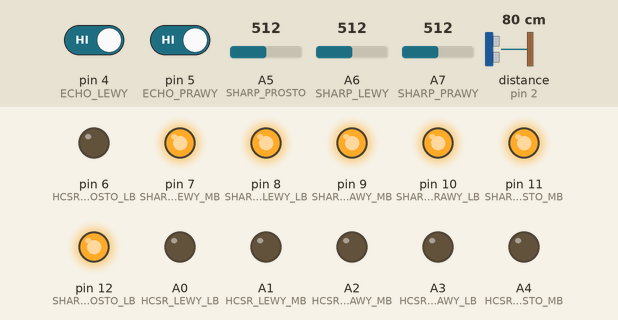
A sketch run on a simulated Arduino Nano, built with avr-gcc and run on an emulated ATmega328P. On the bench: output pins drawn as LEDs (lit = HIGH). Wiring (inferred from the names in the program): ultrasonic range finder: trigger pin 3; echo pin 2. Inputs (shaded band) come from the test bench; at power-on: distance to the obstacle (sensor on pin 2) 80 cm, A5 (SHARP_PROSTO) = 512, A6 (SHARP_LEWY) = 512, pin 4 (ECHO_LEWY) HIGH, pin 5 (ECHO_PRAWY) HIGH, A7 (SHARP_PRAWY) = 512. The echo pulse lasts 58.3 µs per cm; pins used as bus, display or sensor lines are not drawn.

Above: at 1.3 s.
1.4 s: distance to the obstacle (sensor on pin 2) set to 53 cm
2.9 s: distance to the obstacle (sensor on pin 2) set to 47 cm
At 4.2 s:
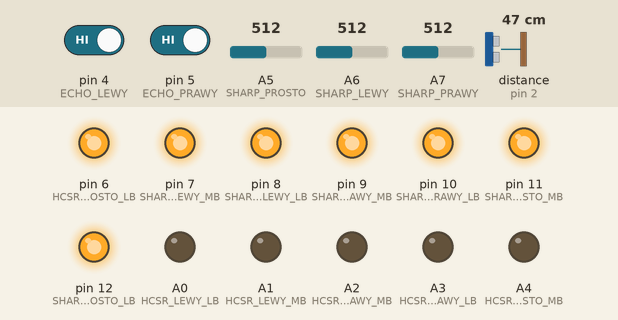
4.5 s: A5 (SHARP_PROSTO) set to 144
6.0 s: A5 (SHARP_PROSTO) set to 122
At 6.8 s:
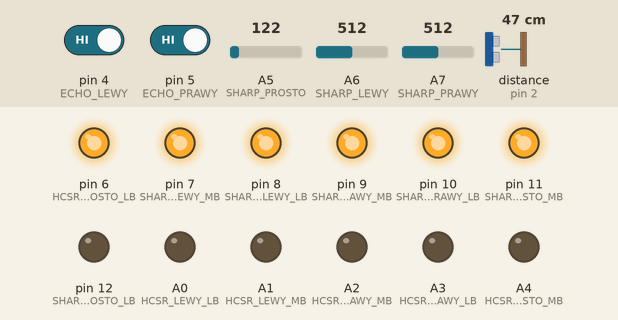
7.6 s: A6 (SHARP_LEWY) set to 143
9.1 s: A6 (SHARP_LEWY) set to 123
At 10.4 s:
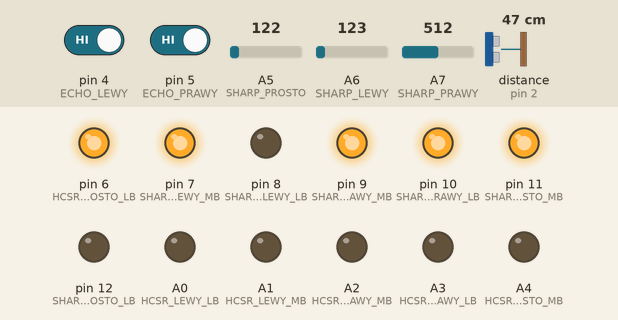
Timing chart, 0 to 11.7 s (numbered marks = the images above; inputs shaded):
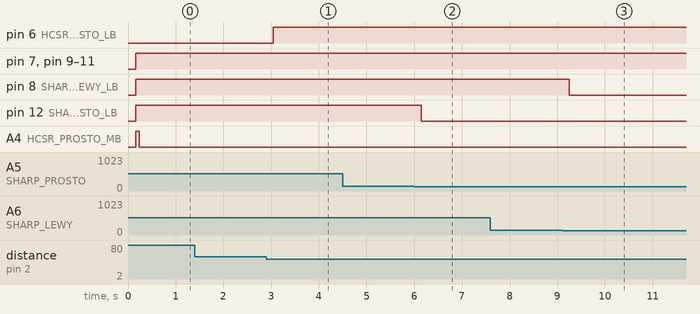

Measured:
- the behaviour switches between 50 and 49 cm on distance to the obstacle (sensor on pin 2) (found by bisection; images 0 and 1)
- the behaviour switches between 131 and 130 on A5 (SHARP_PROSTO) (found by bisection; images 1 and 2)
- the behaviour switches between 131 and 130 on A6 (SHARP_LEWY) (found by bisection; images 2 and 3)
- after the input at 1.4 s, every drawn part: stays the same
- after the input at 2.9 s, pin 6 (HCSR_PROSTO_LB): LOW → HIGH after 0.15 s
- after the input at 4.5 s, every drawn part: stays the same
- after the input at 6.0 s, pin 12 (SHARP_PROSTO_LB): HIGH → LOW after 0.15 s
- after the input at 7.6 s, every drawn part: stays the same
- after the input at 9.1 s, pin 8 (SHARP_LEWY_LB): HIGH → LOW after 0.15 s

The sketch:

IRIS_NANO.ino
```cpp
#define SHARP_PROSTO A5
#define SHARP_PRAWY A7
#define SHARP_LEWY A6
#define TRIG 3
#define ECHO_PROSTO 2
#define ECHO_PRAWY 5
#define ECHO_LEWY 4

#define SHARP_PROSTO_LB 12
#define SHARP_PROSTO_MB 11
#define SHARP_PRAWY_LB 10
#define SHARP_PRAWY_MB 9
#define SHARP_LEWY_LB 8
#define SHARP_LEWY_MB 7
#define HCSR_PROSTO_LB 6
#define HCSR_PROSTO_MB A4
#define HCSR_PRAWY_LB A3
#define HCSR_PRAWY_MB A2
#define HCSR_LEWY_LB A0
#define HCSR_LEWY_MB A1

int odczyt_SHARP_PROSTO[3] = {0,0,0};
int odczyt_SHARP_PRAWY[3] = {0,0,0};
int odczyt_SHARP_LEWY[3] = {0,0,0};

int ODCZYT_HCSR_PROSTO[3] = {0,0,0};
int ODCZYT_HCSR_PRAWY[3] = {0,0,0};
int ODCZYT_HCSR_LEWY[3] = {0,0,0};

#define SHARP_GRANICA_MAX 50
#define SHARP_GRANICA_SRE 80
#define SHARP_GRANICA_MIN 130

#define HCSR_GRANICA_MAX 50
#define HCSR_GRANICA_SRE 40
#define HCSR_GRANICA_MIN 25

void setup() {
  Serial.begin(9600);
  pinMode(TRIG, OUTPUT);
  pinMode(ECHO_PROSTO, INPUT);
  pinMode(ECHO_PRAWY, INPUT);
  pinMode(ECHO_LEWY, INPUT);

  pinMode(SHARP_PROSTO_LB, OUTPUT);
  pinMode(SHARP_PROSTO_MB, OUTPUT);
  pinMode(SHARP_PRAWY_LB, OUTPUT);
  pinMode(SHARP_PRAWY_MB, OUTPUT);
  pinMode(SHARP_LEWY_LB, OUTPUT);
  pinMode(SHARP_LEWY_MB, OUTPUT);
  pinMode(HCSR_PROSTO_LB, OUTPUT);
  pinMode(HCSR_PROSTO_MB, OUTPUT);
  pinMode(HCSR_PRAWY_LB, OUTPUT);
  pinMode(HCSR_PRAWY_MB, OUTPUT);
  pinMode(HCSR_LEWY_LB, OUTPUT);
  pinMode(HCSR_LEWY_MB, OUTPUT);

  delay(100);
}

unsigned long start1, czas1=0, dystans1; bool czy_start_1 = false; bool juz_obliczono_1 = false;
unsigned long start2, czas2=0, dystans2; bool czy_start_2 = false; bool juz_obliczono_2 = false;
unsigned long start3, czas3=0, dystans3; bool czy_start_3 = false; bool juz_obliczono_3 = false;
unsigned long now;
int wynik_SHARP_PROSTO;
int wynik_SHARP_PRAWY;
int wynik_SHARP_LEWY;
int wynik_HCSR_PROSTO;
int wynik_HCSR_PRAWY;
int wynik_HCSR_LEWY;

void loop() {
  for (int i=2; i>=1; i--) {
    odczyt_SHARP_PROSTO[i] = odczyt_SHARP_PROSTO[i-1];
    odczyt_SHARP_PRAWY[i] = odczyt_SHARP_PRAWY[i-1];
    odczyt_SHARP_LEWY[i] = odczyt_SHARP_LEWY[i-1];

    ODCZYT_HCSR_PROSTO[i] = ODCZYT_HCSR_PROSTO[i-1];
    ODCZYT_HCSR_PRAWY[i] = ODCZYT_HCSR_PRAWY[i-1];
    ODCZYT_HCSR_LEWY[i] = ODCZYT_HCSR_LEWY[i-1];
  }

  odczyt_SHARP_PROSTO[0] = analogRead(SHARP_PROSTO);
  delay(1);
  odczyt_SHARP_PRAWY[0] = analogRead(SHARP_PRAWY);
  delay(1);
  odczyt_SHARP_LEWY[0] = analogRead(SHARP_LEWY);
  delay(1);

  czy_start_1 = false;
  czy_start_2 = false;
  czy_start_3 = false;
  juz_obliczono_1 = false;
  juz_obliczono_2 = false;
  juz_obliczono_3 = false;
  czas1 = 0;
  czas2 = 0;
  czas3 = 0;

  digitalWrite(TRIG, LOW);
  delayMicroseconds(2);
  digitalWrite(TRIG, HIGH);
  delayMicroseconds(10);
  digitalWrite(TRIG, LOW);

  bool stan_start_PROSTO = digitalRead(ECHO_PROSTO);
  bool stan_start_PRAWY = digitalRead(ECHO_PRAWY);
  bool stan_start_LEWY = digitalRead(ECHO_LEWY);

  now = micros();

  while (micros() - now <= 63000) {
        if (!czy_start_1 && digitalRead(ECHO_PROSTO)!=stan_start_PROSTO) {start1 = micros(); czy_start_1=true;}
        if (!czy_start_2 && digitalRead(ECHO_PRAWY)!=stan_start_PRAWY) {start2 = micros(); czy_start_2=true;}
        if (!czy_start_3 && digitalRead(ECHO_LEWY)!=stan_start_LEWY) {start3 = micros(); czy_start_3=true;}

        if (czy_start_1 && digitalRead(ECHO_PROSTO)==stan_start_PROSTO && !juz_obliczono_1) {czas1=micros()-start1; juz_obliczono_1=true;}
        if (czy_start_2 && digitalRead(ECHO_PRAWY)==stan_start_PRAWY && !juz_obliczono_2) {czas2=micros()-start2; juz_obliczono_2=true;}
        if (czy_start_3 && digitalRead(ECHO_LEWY)==stan_start_LEWY && !juz_obliczono_3) {czas3=micros()-start3; juz_obliczono_3=true;}
  }

  if (!juz_obliczono_1) dystans1 = 400; else dystans1 = czas1/58;
  if (!juz_obliczono_2) dystans2 = 400; else dystans2 = czas2/58;
  if (!juz_obliczono_3) dystans3 = 400; else dystans3 = czas3/58;

  ODCZYT_HCSR_PRAWY[0] = dystans2;
  ODCZYT_HCSR_PROSTO[0] = dystans1;
  ODCZYT_HCSR_LEWY[0] = dystans3;

  wynik_SHARP_PROSTO = (odczyt_SHARP_PROSTO[0]+odczyt_SHARP_PROSTO[1]+odczyt_SHARP_PROSTO[2])/3;
  wynik_SHARP_PRAWY = (odczyt_SHARP_PRAWY[0]+odczyt_SHARP_PRAWY[1]+odczyt_SHARP_PRAWY[2])/3;
  wynik_SHARP_LEWY = (odczyt_SHARP_LEWY[0]+odczyt_SHARP_LEWY[1]+odczyt_SHARP_LEWY[2])/3;
  wynik_HCSR_PROSTO = (ODCZYT_HCSR_PROSTO[0]+ODCZYT_HCSR_PROSTO[1]+ODCZYT_HCSR_PROSTO[2])/3;
  wynik_HCSR_PRAWY = (ODCZYT_HCSR_PRAWY[0]+ODCZYT_HCSR_PRAWY[1]+ODCZYT_HCSR_PRAWY[2])/3;
  wynik_HCSR_LEWY = (ODCZYT_HCSR_LEWY[0]+ODCZYT_HCSR_LEWY[1]+ODCZYT_HCSR_LEWY[2])/3;

  if (wynik_SHARP_PROSTO<=SHARP_GRANICA_MAX)                                                { digitalWrite(SHARP_PROSTO_LB, LOW); digitalWrite(SHARP_PROSTO_MB, LOW); }
  else if (wynik_SHARP_PROSTO>SHARP_GRANICA_MAX && wynik_SHARP_PROSTO<=SHARP_GRANICA_SRE)   { digitalWrite(SHARP_PROSTO_LB, HIGH); digitalWrite(SHARP_PROSTO_MB, LOW); }
  else if (wynik_SHARP_PROSTO>SHARP_GRANICA_SRE && wynik_SHARP_PROSTO<=SHARP_GRANICA_MIN)   { digitalWrite(SHARP_PROSTO_LB, LOW); digitalWrite(SHARP_PROSTO_MB, HIGH); }
  else { digitalWrite(SHARP_PROSTO_LB, HIGH); digitalWrite(SHARP_PROSTO_MB, HIGH); }

  if (wynik_SHARP_PRAWY<=SHARP_GRANICA_MAX)                                               { digitalWrite(SHARP_PRAWY_LB, LOW); digitalWrite(SHARP_PRAWY_MB, LOW); }
  else if (wynik_SHARP_PRAWY>SHARP_GRANICA_MAX && wynik_SHARP_PRAWY<=SHARP_GRANICA_SRE)   { digitalWrite(SHARP_PRAWY_LB, HIGH); digitalWrite(SHARP_PRAWY_MB, LOW); }
  else if (wynik_SHARP_PRAWY>SHARP_GRANICA_SRE && wynik_SHARP_PRAWY<=SHARP_GRANICA_MIN)   { digitalWrite(SHARP_PRAWY_LB, LOW); digitalWrite(SHARP_PRAWY_MB, HIGH); }
  else { digitalWrite(SHARP_PRAWY_LB, HIGH); digitalWrite(SHARP_PRAWY_MB, HIGH); }

  if (wynik_SHARP_LEWY<=SHARP_GRANICA_MAX)                                              { digitalWrite(SHARP_LEWY_LB, LOW); digitalWrite(SHARP_LEWY_MB, LOW); }
  else if (wynik_SHARP_LEWY>SHARP_GRANICA_MAX && wynik_SHARP_LEWY<=SHARP_GRANICA_SRE)   { digitalWrite(SHARP_LEWY_LB, HIGH); digitalWrite(SHARP_LEWY_MB, LOW); }
  else if (wynik_SHARP_LEWY>SHARP_GRANICA_SRE && wynik_SHARP_LEWY<=SHARP_GRANICA_MIN)   { digitalWrite(SHARP_LEWY_LB, LOW); digitalWrite(SHARP_LEWY_MB, HIGH); }
  else { digitalWrite(SHARP_LEWY_LB, HIGH); digitalWrite(SHARP_LEWY_MB, HIGH); }

  if (wynik_HCSR_PROSTO>=HCSR_GRANICA_MAX)                                              { digitalWrite(HCSR_PROSTO_LB, LOW); digitalWrite(HCSR_PROSTO_MB, LOW);}
  else if (wynik_HCSR_PROSTO<HCSR_GRANICA_MAX && wynik_HCSR_PROSTO>=HCSR_GRANICA_SRE)   { digitalWrite(HCSR_PROSTO_LB, HIGH); digitalWrite(HCSR_PROSTO_MB, LOW);}
  else if (wynik_HCSR_PROSTO<HCSR_GRANICA_SRE && wynik_HCSR_PROSTO>=HCSR_GRANICA_MIN)   { digitalWrite(HCSR_PROSTO_LB, LOW); digitalWrite(HCSR_PROSTO_MB, HIGH);}
  else { digitalWrite(HCSR_PROSTO_LB, HIGH); digitalWrite(HCSR_PROSTO_MB, HIGH);}

  if (wynik_HCSR_PRAWY>=HCSR_GRANICA_MAX)                                             { digitalWrite(HCSR_PRAWY_LB, LOW); digitalWrite(HCSR_PRAWY_MB, LOW);}
  else if (wynik_HCSR_PRAWY<HCSR_GRANICA_MAX && wynik_HCSR_PRAWY>=HCSR_GRANICA_SRE)   { digitalWrite(HCSR_PRAWY_LB, HIGH); digitalWrite(HCSR_PRAWY_MB, LOW);}
  else if (wynik_HCSR_PRAWY<HCSR_GRANICA_SRE && wynik_HCSR_PRAWY>=HCSR_GRANICA_MIN)   { digitalWrite(HCSR_PRAWY_LB, LOW); digitalWrite(HCSR_PRAWY_MB, HIGH);}
  else { digitalWrite(HCSR_PRAWY_LB, HIGH); digitalWrite(HCSR_PRAWY_MB, HIGH);}

  if (wynik_HCSR_LEWY>=HCSR_GRANICA_MAX)                                            { digitalWrite(HCSR_LEWY_LB, LOW); digitalWrite(HCSR_LEWY_MB, LOW);}
  else if (wynik_HCSR_LEWY<HCSR_GRANICA_MAX && wynik_HCSR_LEWY>=HCSR_GRANICA_SRE)   { digitalWrite(HCSR_LEWY_LB, HIGH); digitalWrite(HCSR_LEWY_MB, LOW);}
  else if (wynik_HCSR_LEWY<HCSR_GRANICA_SRE && wynik_HCSR_LEWY>=HCSR_GRANICA_MIN)   { digitalWrite(HCSR_LEWY_LB, LOW); digitalWrite(HCSR_LEWY_MB, HIGH);}
  else { digitalWrite(HCSR_LEWY_LB, HIGH); digitalWrite(HCSR_LEWY_MB, HIGH);}
}
```
